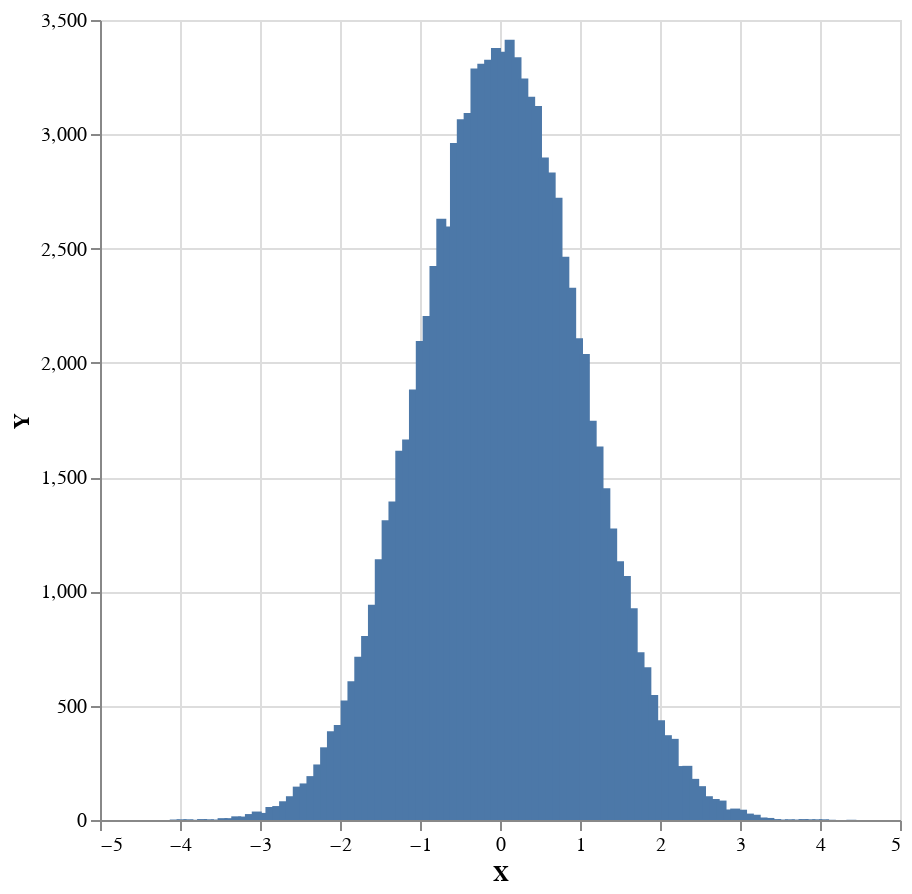

The cell this chart's notebook holds for it:
### Markdown cell above
We'd like to view a histogram of samples, which in the limit of many samples should tend to the PDF of a normal distribution. Again, we could apply a histogram to the list of samples, but it's nicer to apply a `histogram` function to `multipleDraws`, to define a distribution over histograms from which we'll sample.

### Code cell
sampler $ plot . histogramToList . histogram 100 <$> replicateM 100000 (weighted model2)

### Figure 1 — Vega-Lite specification as saved in the notebook (floating-point values rounded to 4 significant figures)
{"$schema": "https://vega.github.io/schema/vega-lite/v4.json", "data": {"values": [{"X": -4.066, "Y": 2}, {"X": -3.98, "Y": 3}, {"X": -3.895, "Y": 3}, {"X": -3.809, "Y": 1}, {"X": -3.724, "Y": 4}, {"X": -3.638, "Y": 3}, {"X": -3.553, "Y": 2}, {"X": -3.468, "Y": 8}, {"X": -3.382, "Y": 8}, {"X": -3.297, "Y": 16}, {"X": -3.211, "Y": 15}, {"X": -3.126, "Y": 26}, {"X": -3.04, "Y": 37}, {"X": -2.955, "Y": 31}, {"X": -2.87, "Y": 57}, {"X": -2.784, "Y": 61}, {"X": -2.699, "Y": 82}, {"X": -2.613, "Y": 104}, {"X": -2.528, "Y": 146}, {"X": -2.442, "Y": 160}, {"X": -2.357, "Y": 192}, {"X": -2.272, "Y": 243}, {"X": -2.186, "Y": 318}, {"X": -2.101, "Y": 388}, {"X": -2.015, "Y": 416}, {"X": -1.93, "Y": 523}, {"X": -1.844, "Y": 607}, {"X": -1.759, "Y": 714}, {"X": -1.673, "Y": 805}, {"X": -1.588, "Y": 942}, {"X": -1.503, "Y": 1141}, {"X": -1.417, "Y": 1311}, {"X": -1.332, "Y": 1393}, {"X": -1.246, "Y": 1616}, {"X": -1.161, "Y": 1665}, {"X": -1.075, "Y": 1883}, {"X": -0.99, "Y": 2096}, {"X": -0.9046, "Y": 2205}, {"X": -0.8191, "Y": 2424}, {"X": -0.7337, "Y": 2631}, {"X": -0.6483, "Y": 2597}, {"X": -0.5628, "Y": 2962}, {"X": -0.4774, "Y": 3066}, {"X": -0.392, "Y": 3093}, {"X": -0.3065, "Y": 3288}, {"X": -0.2211, "Y": 3309}, {"X": -0.1357, "Y": 3326}, {"X": -0.05022, "Y": 3377}, {"X": 0.03522, "Y": 3361}, {"X": 0.1207, "Y": 3414}, {"X": 0.2061, "Y": 3337}, {"X": 0.2915, "Y": 3244}, {"X": 0.377, "Y": 3164}, {"X": 0.4624, "Y": 3124}, {"X": 0.5478, "Y": 2898}, {"X": 0.6333, "Y": 2833}, {"X": 0.7187, "Y": 2722}, {"X": 0.8041, "Y": 2464}, {"X": 0.8896, "Y": 2329}, {"X": 0.975, "Y": 2108}, {"X": 1.06, "Y": 2039}, {"X": 1.146, "Y": 1747}, {"X": 1.231, "Y": 1634}, {"X": 1.317, "Y": 1451}, {"X": 1.402, "Y": 1275}, {"X": 1.488, "Y": 1132}, {"X": 1.573, "Y": 1067}, {"X": 1.658, "Y": 926}, {"X": 1.744, "Y": 734}, {"X": 1.829, "Y": 668}, {"X": 1.915, "Y": 547}, {"X": 2.0, "Y": 436}, {"X": 2.086, "Y": 371}, {"X": 2.171, "Y": 355}, {"X": 2.257, "Y": 236}, {"X": 2.342, "Y": 237}, {"X": 2.427, "Y": 180}, {"X": 2.513, "Y": 148}, {"X": 2.598, "Y": 104}, {"X": 2.684, "Y": 92}, {"X": 2.769, "Y": 85}, {"X": 2.855, "Y": 46}, {"X": 2.94, "Y": 50}, {"X": 3.025, "Y": 45}, {"X": 3.111, "Y": 28}, {"X": 3.196, "Y": 23}, {"X": 3.282, "Y": 11}, {"X": 3.367, "Y": 9}, {"X": 3.453, "Y": 4}, {"X": 3.538, "Y": 2}, {"X": 3.623, "Y": 3}, {"X": 3.709, "Y": 2}, {"X": 3.794, "Y": 4}, {"X": 3.88, "Y": 3}, {"X": 3.965, "Y": 3}, {"X": 4.051, "Y": 3}, {"X": 4.136, "Y": 1}, {"X": 4.222, "Y": 0}, {"X": 4.307, "Y": 0}, {"X": 4.392, "Y": 1}]}, "encoding": {"x": {"field": "X", "type": "quantitative"}, "y": {"field": "Y", "type": "quantitative"}}, "height": 400, "mark": "bar", "width": 400}
